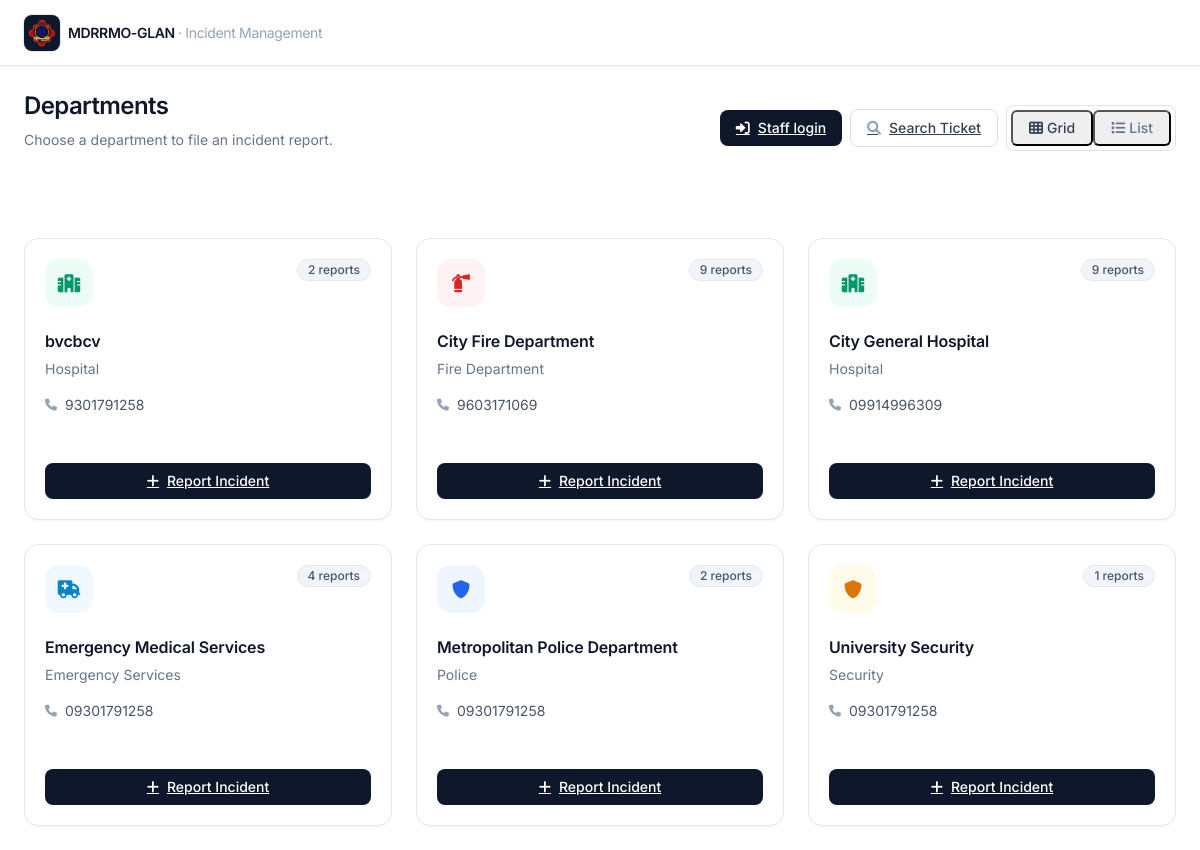
The app's page /dashboard/responder.php with its own data.
### tables this page shows
CREATE TABLE IF NOT EXISTS `organizations` (
  `id` int NOT NULL AUTO_INCREMENT,
  `org_name` varchar(255) NOT NULL,
  `org_type` enum('Hospital','Police','Fire Department','Security','Emergency Services') NOT NULL,
  `contact_number` varchar(20) DEFAULT NULL,
  `address` text,
  `latitude` decimal(10,8) DEFAULT NULL,
  `longitude` decimal(11,8) DEFAULT NULL,
  `logo_path` varchar(512) DEFAULT NULL,
  `created_at` timestamp NULL DEFAULT CURRENT_TIMESTAMP,
  PRIMARY KEY (`id`)
);

### config/config.php (called while the page is built, shortened)
<?php
function is_logged_in()
{
    return isset($_SESSION['user_id']) && isset($_SESSION['user_role']);
}
?>

### dashboard/responder.php (the view, shortened to what this page needs)
<?php
require_once '../config/config.php';
$database = new Database();
$db = $database->getConnection();
$is_member = is_logged_in() && isset($_SESSION['user_role']) && $_SESSION['user_role'] === 'Organization Member';
include '../views/header.php';
$query = "SELECT o.*, COUNT(ir.id) as report_count
          FROM organizations o
          LEFT JOIN incident_reports ir ON o.id = ir.organization_id
          GROUP BY o.id
          ORDER BY o.org_name";
$stmt = $db->prepare($query);
$stmt->execute();
$organizations = $stmt->fetchAll();
?>
<div class="container-fluid main-content">
    <div class="max-w-7xl mx-auto">
        <div class="flex flex-col sm:flex-row sm:items-center sm:justify-between gap-3 pb-5 mb-6 border-b border-slate-200">
            <div class="flex items-start gap-4">
                <div>
                <h1 class="text-2xl font-semibold tracking-tight text-slate-900">
                    <?php echo $is_member ? 'My Assigned Issues' : 'Departments'; ?>
                </h1>
                <p class="text-sm text-slate-500 mt-1">
                    <?php echo $is_member ? 'Issues currently assigned to you across pending and resolved states.' : 'Choose a department to file an incident report.'; ?>
                </p>
                </div>
            </div>
            <div class="flex flex-wrap items-center gap-2">
                <?php if (!is_logged_in()): ?>
                    <a href="<?php echo BASE_URL; ?>auth/login.php" class="inline-flex items-center gap-2 rounded-lg bg-slate-900 px-3 py-2 text-sm font-medium text-white hover:bg-slate-800 transition">
                        <i class="fas fa-sign-in-alt"></i>Staff login
                    </a>
                <?php endif; ?>
                <a href="../reports/search.php" class="inline-flex items-center gap-2 rounded-lg border border-slate-300 bg-white px-3 py-2 text-sm font-medium text-slate-700 hover:bg-slate-50 transition">
                    <i class="fas fa-search text-slate-400"></i>Search Ticket
                </a>
                <?php if (!$is_member): ?>
                    <div class="inline-flex rounded-lg border border-slate-300 bg-white p-1">
                        <button type="button" class="active inline-flex items-center gap-1 rounded-md px-3 py-1.5 text-sm font-medium text-slate-700" id="gridViewBtn">
                            <i class="fas fa-th"></i>Grid
                        </button>
                        <button type="button" class="inline-flex items-center gap-1 rounded-md px-3 py-1.5 text-sm font-medium text-slate-500 hover:text-slate-700" id="listViewBtn">
                            <i class="fas fa-list"></i>List
                        </button>
                    </div>
                <?php endif; ?>
            </div>
        </div>
            <?php if (!$is_member): ?>
            <div class="grid grid-cols-1 sm:grid-cols-2 lg:grid-cols-3 gap-4" id="departmentsGrid">
                <?php foreach ($organizations as $org): ?>
                    <?php
                    $icon_class = '';
                    $icon_bg = '';
                    switch ($org['org_type']) {
                        case 'Hospital':           $icon_class = 'fas fa-hospital';          $icon_bg = 'bg-emerald-50 text-emerald-600'; break;
                        case 'Fire Department':    $icon_class = 'fas fa-fire-extinguisher'; $icon_bg = 'bg-red-50 text-red-600'; break;
                        case 'Police':             $icon_class = 'fas fa-shield-alt';        $icon_bg = 'bg-blue-50 text-blue-600'; break;
                        case 'Emergency Services': $icon_class = 'fas fa-ambulance';         $icon_bg = 'bg-sky-50 text-sky-600'; break;
                        case 'Security':           $icon_class = 'fas fa-shield-alt';        $icon_bg = 'bg-amber-50 text-amber-600'; break;
                    }
                    ?>
                    <div class="card group">
                        <div class="card-body">
                            <div class="flex items-start justify-between mb-4">
                                <span class="inline-flex h-12 w-12 items-center justify-center rounded-xl <?php echo $icon_bg; ?> text-lg">
                                    <i class="<?php echo $icon_class; ?>"></i>
                                </span>
                                <span class="badge bg-secondary"><?php echo $org['report_count']; ?> reports</span>
                            </div>
                            <h3 class="text-base font-semibold text-slate-900 leading-tight"><?php echo htmlspecialchars($org['org_name']); ?></h3>
                            <p class="text-sm text-slate-500 mt-0.5"><?php echo htmlspecialchars($org['org_type']); ?></p>
                            <div class="mt-3 flex items-center gap-2 text-sm text-slate-600">
                                <i class="fas fa-phone text-slate-400 text-xs"></i>
                                <span><?php echo htmlspecialchars($org['contact_number']); ?></span>
                            </div>
                            <a href="../reports/create.php?org_id=<?php echo $org['id']; ?>&redirect=departments"
                               class="mt-5 w-full inline-flex items-center justify-center gap-2 rounded-lg bg-slate-900 px-3 py-2 text-sm font-medium text-white hover:bg-slate-800 transition">
                                <i class="fas fa-plus"></i>Report Incident
                            </a>
                        </div>
                    </div>
                <?php endforeach; ?>
            </div>
            <?php endif; ?>
    </div>
</div>
<?php include '../views/footer.php'; ?>

### assets/shadcn.css (style rules this page uses)
:root, :root[data-theme='light'] { --background: #ffffff; --surface: #ffffff; --surface-muted: #f8fafc; --surface-hover: #f1f5f9; --foreground: #0f172a; --muted: #64748b; --muted-foreground: #475569; --border: #e2e8f0; --border-strong: #cbd5e1; --primary: #0f172a; --primary-foreground: #ffffff; --primary-hover: #1e293b; --ring: rgba(15, 23, 42, 0.18); --success: #16a34a; --success-soft: #dcfce7; --warning: #d97706; --warning-soft: #fef3c7; --danger: #dc2626; --danger-soft: #fee2e2; --info: #2563eb; --info-soft: #dbeafe; --secondary: #64748b; --secondary-soft: #f1f5f9; --topbar-bg: #ffffff; --topbar-fg: #0f172a; --sidebar-bg: #ffffff; --sidebar-fg: #475569; --sidebar-active-bg: #f1f5f9; --sidebar-active-fg: #0f172a; }
html, body { height: 100%; }
body { background: var(--background) !important; color: var(--foreground); font-family: 'Inter', ui-sans-serif, system-ui, -apple-system, 'Segoe UI', Roboto, sans-serif; -webkit-font-smoothing: antialiased; -moz-osx-font-smoothing: grayscale; min-height: 100vh; display: flex; flex-direction: column; }
a { color: var(--primary); }
h1, h2, h3, h4, h5, h6 { color: var(--foreground); letter-spacing: -0.01em; }
.main-content { position: relative; z-index: 1; background: var(--background); padding: 1.5rem 1.5rem !important; }
.card { background: var(--surface) !important; border: 1px solid var(--border) !important; border-radius: 0.875rem !important; box-shadow: 0 1px 2px 0 rgba(15, 23, 42, 0.04) !important; color: var(--foreground) !important; transition: box-shadow 0.15s ease, border-color 0.15s ease; }
.card-body { padding: 1.25rem !important; }
.badge { display: inline-flex !important; align-items: center !important; font-weight: 500 !important; font-size: 0.75rem !important; padding: 0.25rem 0.625rem !important; border-radius: 9999px !important; letter-spacing: 0; border: 1px solid transparent; }
.badge.bg-secondary, .bg-secondary { background: var(--secondary-soft) !important; color: var(--muted-foreground) !important; border-color: var(--border); }
.text-xs { font-size: 0.75rem; }

### records on screen
organizations: report_count "2", org_name "bvcbcv", org_type "Hospital", contact_number "9301791258"
organizations: report_count "9", org_name "City Fire Department", org_type "Fire Department", contact_number "9603171069"
organizations: report_count "9", org_name "City General Hospital", org_type "Hospital", contact_number "09914996309"
organizations: report_count "4", org_name "Emergency Medical Services", org_type "Emergency Services", contact_number "09301791258"
organizations: report_count "2", org_name "Metropolitan Police Department", org_type "Police", contact_number "09301791258"
organizations: report_count "1", org_name "University Security", org_type "Security", contact_number "09301791258"
